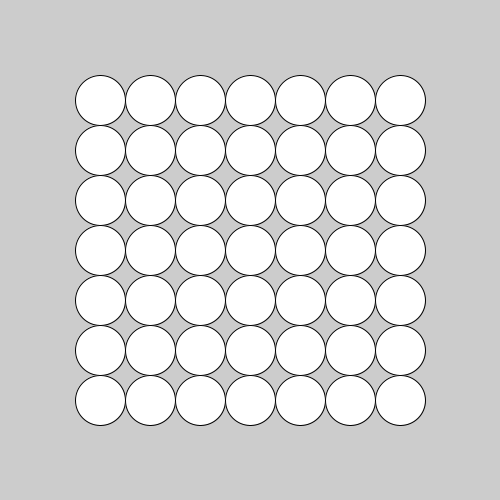
Frame 1 (no input)
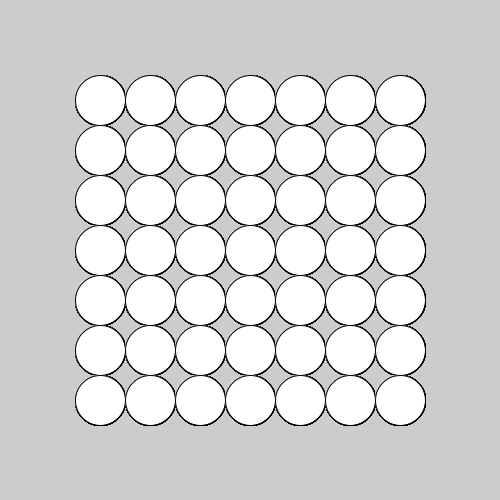
Frame 60 (the mouse pressed at the canvas centre just before this capture)
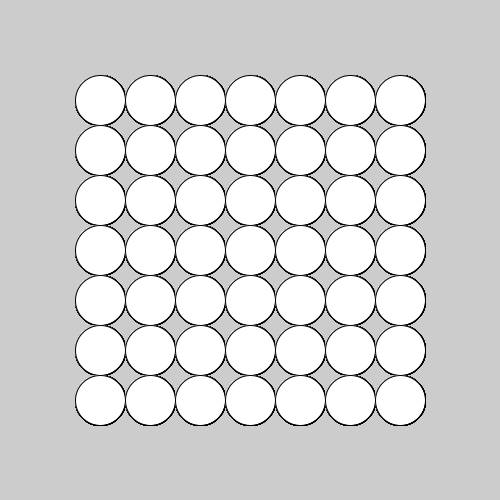
Frame 120 (the mouse held since frame 60 and released just before this capture)

The Processing sketch that drew these frames (run headless with seeded random() and noise(); from frame 60 on, the mouse is pressed at the canvas centre):

// Processing sketch: week04_5_simple_go
// ── week04_5_simple_go.pde
void setup()
{
  size(500,500);
}
void draw()
{
   for(int x=100; x<=400;x+=50){
     for(int y=100;y<=400;y+=50){
       ellipse(x,y,50,50);
     }
   }
}
